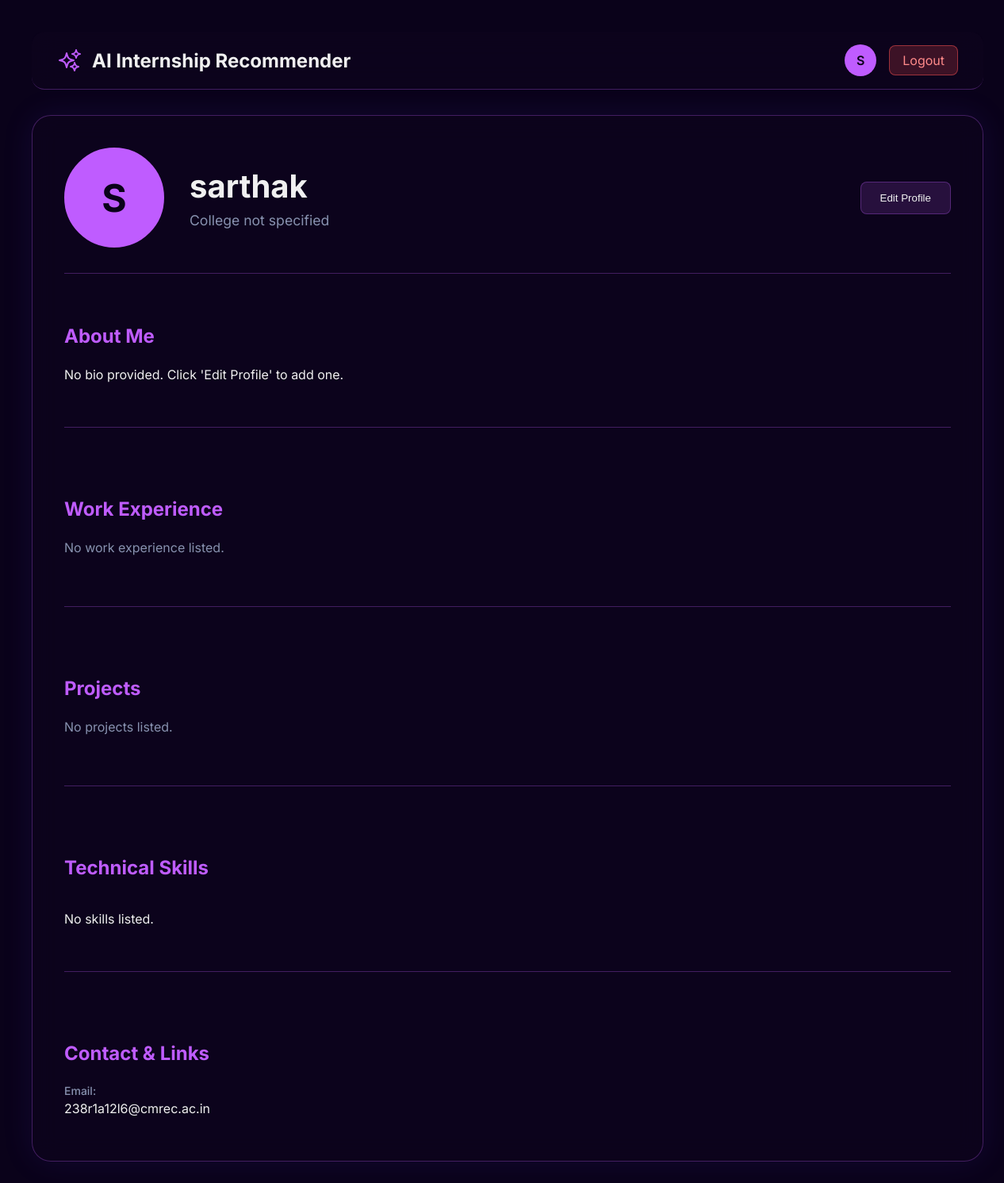
The app's page /student-profile (signed in) with its own data.
### tables this page shows
CREATE TABLE users (
            id INTEGER PRIMARY KEY AUTOINCREMENT,
            name TEXT,
            email TEXT UNIQUE,
            password TEXT,
            year INTEGER
        );

### app.py (the view, shortened to what this page needs)
@app.route("/student-profile", methods=["GET", "POST"])
def view_student_profile():
    if "user_id" not in session:
        return redirect(url_for("login"))
    uid = session["user_id"]
    user = query_db("SELECT * FROM users WHERE id=?", (uid,), one=True)
    prof_info = query_db("SELECT * FROM professional_info WHERE user_id=?", (uid,), one=True)
    return render_template("student_profile.html", user=user, prof_info=prof_info)

### app.py (called while the page is built)
def get_db():
    db = getattr(g, "_database", None)
    if db is None:
        db = g._database = sqlite3.connect(DATABASE)
        db.row_factory = sqlite3.Row
    return db

@app.teardown_appcontext
def close_connection(exception):
    db = getattr(g, "_database", None)
    if db is not None:
        db.close()

def query_db(query, args=(), one=False):
    cur = get_db().execute(query, args)
    rv = cur.fetchall()
    cur.close()
    return (rv[0] if rv else None) if one else rv

### templates/student_profile.html (shortened to what this page needs)
<!doctype html>
<html lang="en">
<head>
</head>
<body>
<div class="main-container">
    <nav class="navbar">
        <div class="navbar-brand-container">
            <a class="navbar-brand" href="{{ url_for('dashboard') }}">AI Internship Recommender</a>
        </div>
        <div class="nav-actions">
            <a href="{{ url_for('dashboard') }}" class="profile-avatar">
                {{ user.name[0] | upper if user.name else 'U' }}
            </a>
            <a class="btn-logout" href="{{ url_for('logout') }}">Logout</a>
        </div>
    </nav>
    <div class="profile-card">
        <div class="profile-header">
            <div class="profile-picture">{{ (prof_info.fullname or user.name)[0] | upper if (prof_info or user) else 'U' }}</div>
            <div class="profile-info">
                <h1>{{ prof_info.fullname if prof_info and prof_info.fullname else user.name }}</h1>
                <p>{{ prof_info.college if prof_info and prof_info.college else 'College not specified' }}</p>
            </div>
            <button class="btn-edit-profile" onclick="toggleModal()">Edit Profile</button>
        </div>
        <div class="profile-body">
            <div class="profile-section">
                <h4>About Me</h4>
                <p>{{ prof_info.bio if prof_info and prof_info.bio else "No bio provided. Click 'Edit Profile' to add one." }}</p>
            </div>
            <div class="profile-section">
                <h4>Work Experience</h4>
                <div class="experience-item">
                    <p>{{ prof_info.work_experience if prof_info and prof_info.work_experience else "No work experience listed." }}</p>
                </div>
            </div>
            <div class="profile-section">
                <h4>Projects</h4>
                 <div class="project-item">
                    <p>{{ prof_info.projects if prof_info and prof_info.projects else "No projects listed." }}</p>
                </div>
            </div>
            <div class="profile-section">
                <h4>Technical Skills</h4>
                <div class="skills-container">
                    {% if prof_info and prof_info.skills %}
                        {% for skill in prof_info.skills.split(',') %}
                            {% if skill.strip() %}
                                <span class="skill-tag">{{ skill.strip() }}</span>
                            {% endif %}
                        {% endfor %}
                    {% else %}
                        <p>No skills listed.</p>
                    {% endif %}
                </div>
            </div>
            <div class="profile-section">
                <h4>Contact & Links</h4>
                <div class="info-grid">
                    <p><strong>Email:</strong> {{ user.email }}</p>
                </div>
            </div>
        </div>
    </div>
</div>
</body>
</html>

### templates/student_profile.html (style rules this page uses)
:root { --primary-glow: rgba(191, 92, 255, 0.6); --secondary-glow: rgba(0, 225, 255, 0.6); --bg-color: #0a021a; --card-bg-color: rgba(15, 5, 30, 0.65); --border-color: rgba(191, 92, 255, 0.3); --text-color: #f0f0f0; --text-muted-color: #8892b0; --accent-color: #bf5cff; }
body { font-family: 'Inter', sans-serif; background-color: var(--bg-color); background-image: url('https://images.unsplash.com/photo-1593339790152-3b66ab4a7322?q=80&w=2070&auto=format&fit=crop'); background-size: cover; background-position: center; background-attachment: fixed; color: var(--text-color); overflow-x: hidden; }
.main-container { width: 100%; max-width: 1200px; padding: 2rem; margin: 0 auto; }
.navbar { display: flex; justify-content: space-between; align-items: center; background-color: var(--card-bg-color); backdrop-filter: blur(15px); border-bottom: 1px solid var(--border-color); padding: 1rem 2rem; border-radius: 1rem; margin-bottom: 2rem; }
.navbar-brand-container { display: flex; align-items: center; gap: 0.75rem; }
.navbar-logo { width: 32px; height: 32px; color: var(--accent-color); }
.navbar-brand { font-size: 1.5rem; font-weight: 700; color: var(--text-color) !important; text-decoration: none; }
.nav-actions { display: flex; align-items: center; gap: 1rem; }
.btn-logout { background-color: rgba(255, 82, 82, 0.2); border: 1px solid rgba(255, 82, 82, 0.5); color: #ff8a8a; padding: 0.5rem 1rem; border-radius: 0.5rem; text-decoration: none; transition: all 0.2s ease; }
.profile-avatar { width: 40px; height: 40px; border-radius: 50%; background-color: var(--accent-color); display: flex; align-items: center; justify-content: center; font-weight: 600; color: var(--bg-color); text-decoration: none; }
.profile-card { background-color: var(--card-bg-color); backdrop-filter: blur(15px); border: 1px solid var(--border-color); border-radius: 1.5rem; padding: 2.5rem; box-shadow: 0 0 40px rgba(100, 80, 255, 0.1); }
.profile-header { display: flex; align-items: center; gap: 2rem; padding-bottom: 2rem; border-bottom: 1px solid var(--border-color); margin-bottom: 2rem; }
.profile-picture { width: 120px; height: 120px; border-radius: 50%; background-color: var(--accent-color); border: 3px solid var(--accent-color); display: flex; align-items: center; justify-content: center; font-size: 3rem; color: var(--bg-color); font-weight: bold; }
.profile-info h1 { margin: 0; font-size: 2.5rem; }
.profile-info p { font-size: 1.1rem; color: var(--text-muted-color); margin: 0.5rem 0 0 0; }
.btn-edit-profile { margin-left: auto; background-color: rgba(191, 92, 255, 0.15); border: 1px solid var(--border-color); color: var(--text-color); padding: 0.75rem 1.5rem; border-radius: 0.5rem; cursor: pointer; transition: all 0.2s ease; }
.profile-body { display: grid; grid-template-columns: 1fr; gap: 2.5rem; }
.profile-section { border-bottom: 1px solid var(--border-color); padding-bottom: 2.5rem; margin-bottom: 1rem; }
.profile-section:last-child { border-bottom: none; padding-bottom: 0; margin-bottom: 0; }
.profile-section h4 { font-size: 1.5rem; margin-bottom: 1.5rem; color: var(--accent-color); }
.info-grid p { margin: 0 0 1rem 0; }
.info-grid strong { display: block; color: var(--text-muted-color); font-weight: 500; font-size: 0.875rem; margin-bottom: 0.25rem; }
.experience-item, .project-item { margin-bottom: 1.5rem; }
.experience-item p, .project-item p { color: var(--text-muted-color); margin: 0; white-space: pre-wrap; }
.skills-container { display: flex; flex-wrap: wrap; gap: 0.75rem; }

### records on screen
users: name "S", name "sarthak", email "238r1a12l6@cmrec.ac.in"
